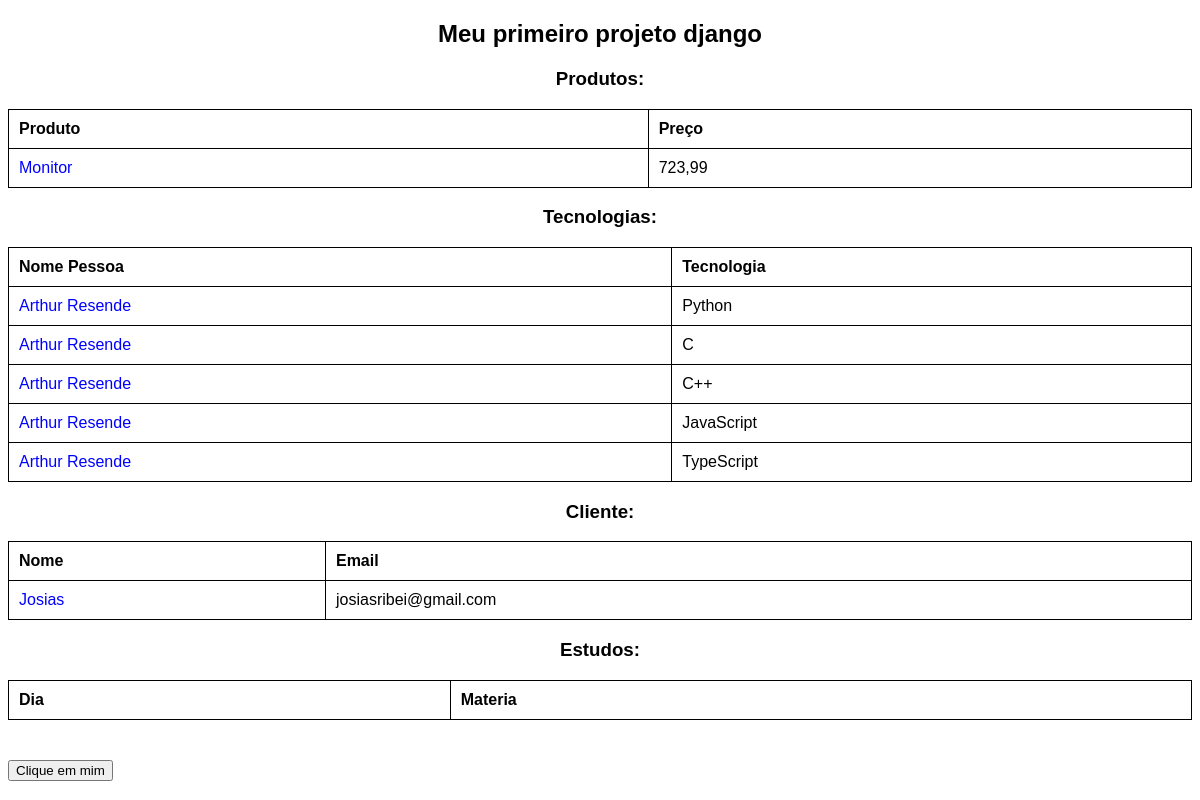
The app's page /, older data.
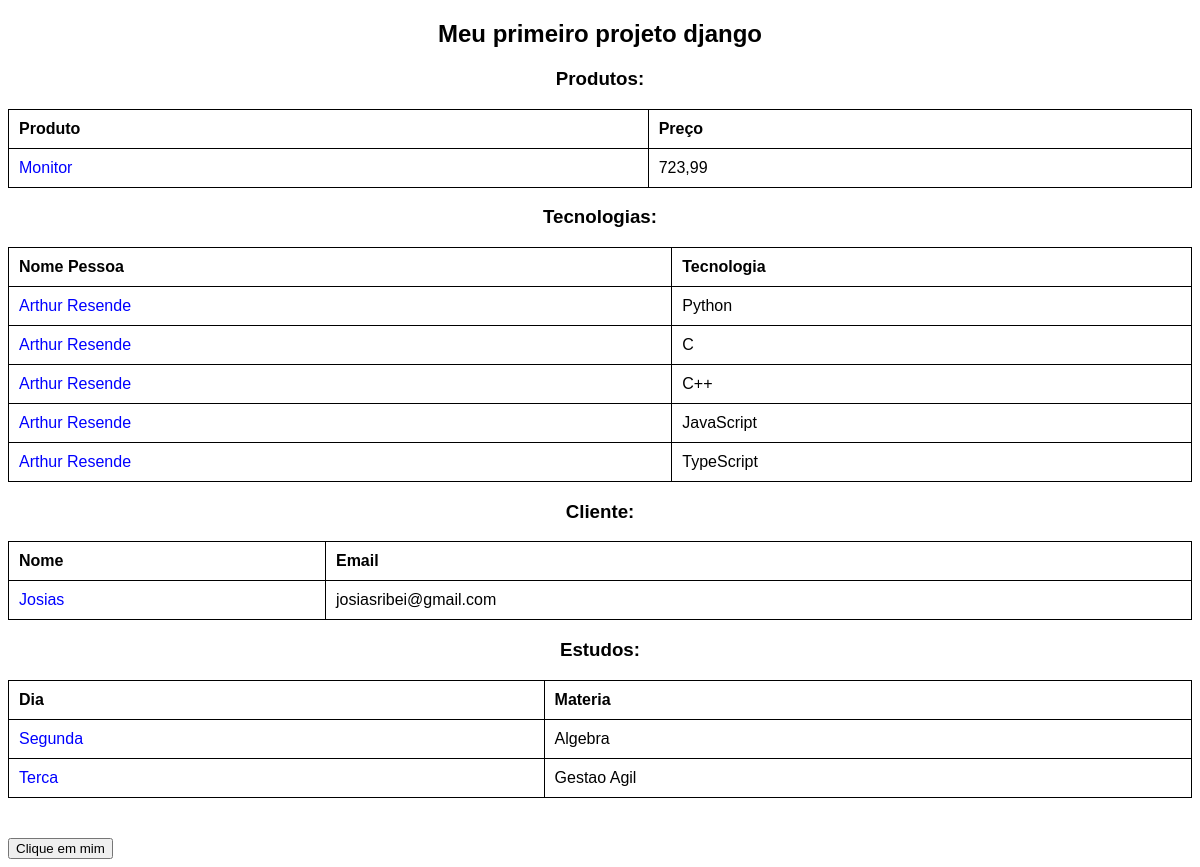
The same page, newer data.
### core/models.py (models this page shows, shortened)
class Produto(models.Model):
    nome = models.CharField('Nome', max_length=100)
    preco = models.FloatField('Preço')
    quantidade = models.IntegerField('Quantidade')

class Tecnologia(models.Model):
    nomePessoa = models.CharField('Pessoa', max_length=150)
    nomeTec = models.CharField('Tecnologia', max_length=50)
    tempo = models.IntegerField('Tempo')

class Cliente(models.Model):
    nome = models.CharField('Nome', max_length=200)
    sobrenome = models.CharField('Sobrenome', max_length=200)
    email = models.EmailField('Email', max_length=100)
    idade = models.IntegerField('Idade')

class Estudos(models.Model):
    diaEstudo = models.CharField('EstudoDia', max_length=100)
    materiaEstudo = models.CharField('EstudoMateria', max_length=100)

### core/views.py (the view)
# urls.py: path('',index, name='index'),
def index(request):
    produtos = Produto.objects.all()
    tecnologias = Tecnologia.objects.all()
    clientes = Cliente.objects.all()
    estudos = Estudos.objects.all()
    context ={
        'Projeto': 'Meu primeiro projeto django',
        'produtos': produtos,
        'tecnologias': tecnologias,
        'clientes': clientes,
        'estudos': estudos
    }
    return render(request, 'index.html',context)

### core/templates/index.html (shortened to what this page needs)
{% load static %}
<!DOCTYPE html>
<html lang="pt-br">
<head>
    <link rel="stylesheet" href="{% static 'css/estilos.css' %}">
</head>
<body>
    <h2>{{Projeto}}</h2>
    <h3>Produtos: </h3>
    <table>
        <thead>
            <tr>
                <th>Produto</th>
                <th>Preço</th>
            </tr>
        </thead>
        <tbody>
            {% for produto in produtos %}
            <tr>
                <td><a href="{% url 'produto' produto.id %}">{{produto.nome}}</a></td>
                <td>{{produto.preco}}</td>
            </tr>
            {% endfor %}
        </tbody>
    </table>
    <h3>Tecnologias: </h3>
    <table>
        <thead>
            <tr>
                <th>Nome Pessoa</th>
                <th>Tecnologia</th>
            </tr>
        </thead>
        <tbody>
            {% for tecnologia in tecnologias %}
            <tr>
                <td><a href="{% url 'tecnologia' tecnologia.id %}">{{tecnologia.nomePessoa}}</a></td>
                <td>{{tecnologia.nomeTec}}</td>
            </tr>
            {% endfor %}
        </tbody>
    </table>
    <h3>Cliente: </h3>
    <table>
        <thead>
            <tr>
                <th>Nome</th>
                <th>Email</th>
            </tr>
        </thead>
        <tbody>
            {% for cliente in clientes %}
            <tr>
                <td><a href="{% url 'cliente' cliente.id %}">{{cliente.nome}}</a></td>
                <td>{{cliente.email}}</td>
            </tr>
            {% endfor %}
        </tbody>
    </table>
    <h3>Estudos: </h3>
    <table>
        <thead>
            <tr>
                <th>Dia</th>
                <th>Materia</th>
            </tr>
        </thead>
        <tbody>
            {% for estudo in estudos %}
            <tr>
                <td><a href="{% url 'estudo' estudo.id %}">{{estudo.diaEstudo}}</a></td>
                <td>{{estudo.materiaEstudo}}</td>
            </tr>
            {% endfor %}
        </tbody>
    </table>
    <img src="{% static 'images/teste_img.png' %}" alt="">
    <button onclick="olaMundo()">Clique em mim</button>
</body>
</html>

Row changes from the older to the newer data that the page shows:
added Estudos: diaEstudo "Segunda", materiaEstudo "Algebra"
added Estudos: diaEstudo "Terca", materiaEstudo "Gestao Agil"
